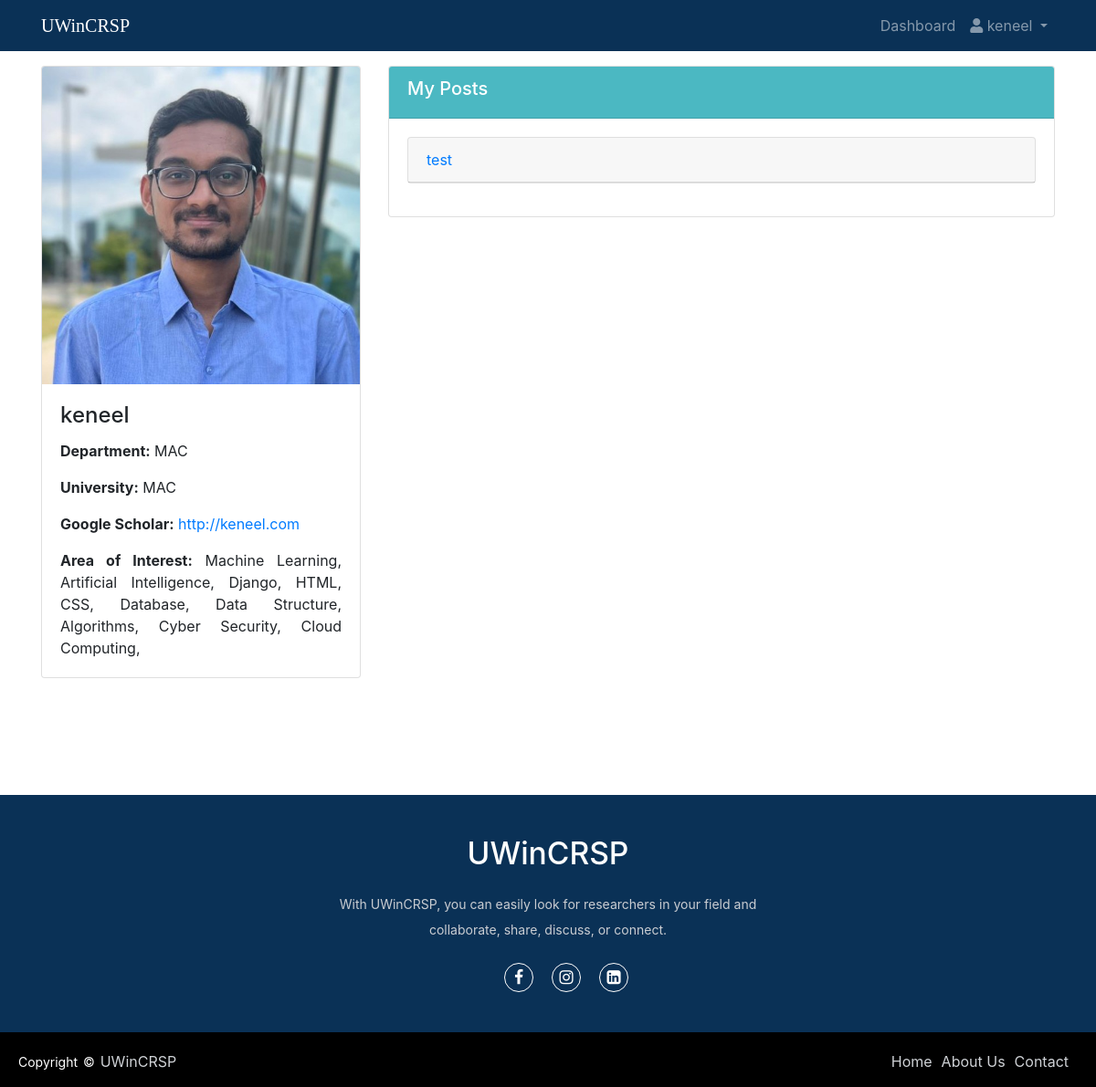
The app's page /profile/keneel (signed in) with its own data.
### accounts/models.py (models this page shows, shortened)
class Profile(models.Model):
    user = models.ForeignKey(User, on_delete=models.CASCADE)
    gscholar = models.URLField(max_length=200, blank=True)
    department = models.CharField(max_length=100, blank=True)
    university = models.CharField(max_length=100, blank=True)
    profile_pic = models.ImageField(upload_to='profile_pics/', blank=True, null=True)
    skills = models.ManyToManyField('Skill')
    def get_skills(self):
        return [skill.name for skill in self.skills.all()]

class Skill(models.Model):
    name = models.CharField(max_length=50, unique=True)

class Post(models.Model):
    title = models.CharField(max_length=200)
    authors = models.CharField(max_length=200)
    skills = models.ManyToManyField('Skill')
    abstract = models.CharField(max_length=2000)
    paper = models.FileField(upload_to='papers/')
    allow_downloading = models.BooleanField(default=False)
    created_at = models.DateTimeField(auto_now_add=True)
    updated_at = models.DateTimeField(auto_now=True)
    published_on = models.DateTimeField(auto_now_add=True)
    uploaded_by = models.ForeignKey(User, on_delete=models.CASCADE)
    views = models.IntegerField(default=0)

### accounts/views.py (the view)
# urls.py: path('profile/<str:username>', views.profile_view, name='profile'),  # without/
def profile_view(request, username):
    try:
        userObj=User.objects.get(username=username)
        profile = Profile.objects.get(user=userObj)
        posts = Post.objects.filter(uploaded_by=userObj).order_by('-published_on')
        is_following = Connection.objects.filter(follower=request.user,following=userObj).exists()
        context = {'user': request.user, 'profile': profile, 'posts': posts, 'is_following' : is_following}
    except Profile.DoesNotExist:
        return redirect(request,'profile_fill')
    return render(request, 'profile.html', context)

### accounts/templates/profile.html (shortened to what this page needs)
{% extends 'base.html' %}
{% block content %}
<div class="container mt-3 mb-5">
    <div class="row">
        <div class="col-md-4">
            <div class="card">
                {% if profile.profile_pic %}
                    <img src="{{ profile.profile_pic }}" class="card-img-top">
                    {% else %}
                    <img src="https://img.freepik.com/premium-vector/accoun-vector-icon-with-long-shadow-white-illustration-isolated-blue-round-background-graphic-web-design_549897-771.jpg" class="card-img-top">
                    {% endif %}
                <div class="card-body">
                    <h4 class="card-title">{{ profile.user.username }}</h4>
                    <p class="card-text"><strong>Department:</strong> {{ profile.department }}</p>
                    <p class="card-text"><strong>University:</strong> {{ profile.university }}</p>
                    <p class="card-text"><strong>Google Scholar:</strong> <a href="{{ profile.gscholar }}" target="_blank">{{ profile.gscholar }}</a></p>
                    <p class="card-text"><strong>Area of Interest:</strong>
                        {% for skil in profile.get_skills %}
                            {{ skil }},
                        {% endfor %}
                    </p>
                </div>
            </div>
        </div>
        <div class="col-md-8">
            <div class="card">
                <div class="card-header text-white" style="background-color: #4bb8c2;">
                    <h5>My Posts</h5>
                </div>
                <div class="card-body">
                    {% for post in posts %}
                        <div class="card mb-3">
                            <a href="{% url 'posts' post.id %}">
                                <div class="card-header">{{ post.title }}</div>
                            </a>
                        </div>
                    {% empty %}
                        <p>No posts yet!</p>
                    {% endfor %}
                </div>
            </div>
        </div>
    </div>
</div>
{% endblock %}

### accounts/templates/base.html (shortened to what this page needs)
{% load static %}
<!DOCTYPE html>
<html lang="en">
  <head>
    <link
      rel="stylesheet"
      href="https://maxcdn.bootstrapcdn.com/bootstrap/4.0.0/css/bootstrap.min.css"
    />
    <link
      rel="stylesheet"
      href="https://use.fontawesome.com/releases/v5.8.2/css/all.css"
    />
    <link rel="stylesheet" href="https://cdnjs.cloudflare.com/ajax/libs/font-awesome/4.7.0/css/font-awesome.min.css"/>
    <link rel='stylesheet' href='https://cdn.jsdelivr.net/npm/bootstrap-icons@1.7.2/font/bootstrap-icons.css'>
  </head>
  <body>
    <nav class="navbar navbar-expand-md navbar-dark navbar-fixed-top sticky-top" style="background-color: #012950f5">
      <div class="container">
        <a class="navbar-brand"  href="{% url 'index' %}" style="font-family: 'Righteous', serif;">UWinCRSP</a>
        <div class="collapse navbar-collapse justify-content-end" id="navbarNav">
          <ul class="navbar-nav">
            {% if user.is_authenticated %}
            <li class="nav-item">
              <a class="nav-link" href="{% url 'dashboard' %}">Dashboard</a>
            </li>
            <li class="nav-item dropdown">
                <a class="nav-link dropdown-toggle" href="#" id="navbarDropdown" role="button" data-toggle="dropdown"
                aria-haspopup="true" aria-expanded="false">
                  <i class="fas fa-user"></i> {{ user.username }}
                </a>
              </li>
            {% endif %}
          </ul>
        </div>
      </div>
    </nav>
    <div>
      {% block content %}
      {% endblock %}
    </div>
<footer>
  <div class="footer-content">
    <h3>UWinCRSP</h3>
    <p>With UWinCRSP, you can easily look for researchers in your field and collaborate, share, discuss, or connect.</p>
    <ul class="socials">
        <li><a href="https://www.facebook.com/UWindsor/"><i class="fa fa-facebook"></i></a></li>
        <li><a href="https://www.instagram.com/uwindsor/"><i class="fa fa-instagram"></i></a></li>
        <li><a href="https://www.linkedin.com/school/uwindsor/"><i class="fa fa-linkedin-square"></i></a></li>
    </ul>
</div>
<div class="footer-bottom">
    <p>copyright &copy; <a href="#">UWinCRSP</a>  </p>
            <div class="footer-menu">
              <ul class="f-menu">
                <li><a href="{% url 'index' %}">Home</a></li>
                <li><a href="{% url 'aboutUs'%}">About Us</a></li>
                <li><a href="">Contact</a></li>
              </ul>
            </div>
</div>
</footer>
</body>
</html>

### accounts/templates/base.html (style rules this page uses)
footer { margin: 0; padding: 0; box-sizing: border-box; position: relative; top: 80px; bottom: 0; left: 0; right: 0; background: #012950f5; height: auto; width: 100vw; padding-top: 40px; color: #fff; }
.footer-content { display: flex; align-items: center; justify-content: center; flex-direction: column; text-align: center; }
.footer-content h3 { font-size: 2.1rem; font-weight: 500; text-transform: capitalize; line-height: 3rem; }
.footer-content p { max-width: 500px; margin: 10px auto; line-height: 28px; font-size: 14px; color: #cacdd2; justify-content: center; text-align: center; }
.socials { list-style: none; display: flex; align-items: center; justify-content: center; margin: 1rem 0 3rem 0; }
.socials li { margin: 0 10px; }
.socials a { text-decoration: none; color: #fff; border: 1.1px solid white; padding: 5px; border-radius: 50%; }
.socials a i { font-size: 1.1rem; width: 20px; transition: color .4s ease; }
.footer-bottom { background: #000; width: 100vw; padding: 20px; padding-bottom: 40px; text-align: center; }
.footer-bottom p { float: left; font-size: 14px; word-spacing: 2px; text-transform: capitalize; }
.footer-bottom p a { color:#cfd2d6; font-size: 16px; text-decoration: none; }
.footer-menu { float: right; }
.footer-menu ul { display: flex; }
.footer-menu ul li { padding-right: 10px; display: block; }
.footer-menu ul li a { color: #cfd2d6; text-decoration: none; }
a { transition: all 0.3s; }
p { text-justify: auto; text-align: justify; }

### records on screen
Profile: profile_pic (picture), user.username "keneel", department "MAC", university "MAC", gscholar "http://keneel.com"
Skill: get_skills "Machine Learning"
Skill: get_skills "Artificial Intelligence"
Skill: get_skills "Django"
Skill: get_skills "HTML"
Skill: get_skills "CSS"
Skill: get_skills "Database"
Skill: get_skills "Data Structure"
Skill: get_skills "Algorithms"
Skill: get_skills "Cyber Security"
Skill: get_skills "Cloud Computing"
Post: title "test"

### other values on screen
{{ user.username }} "keneel"
